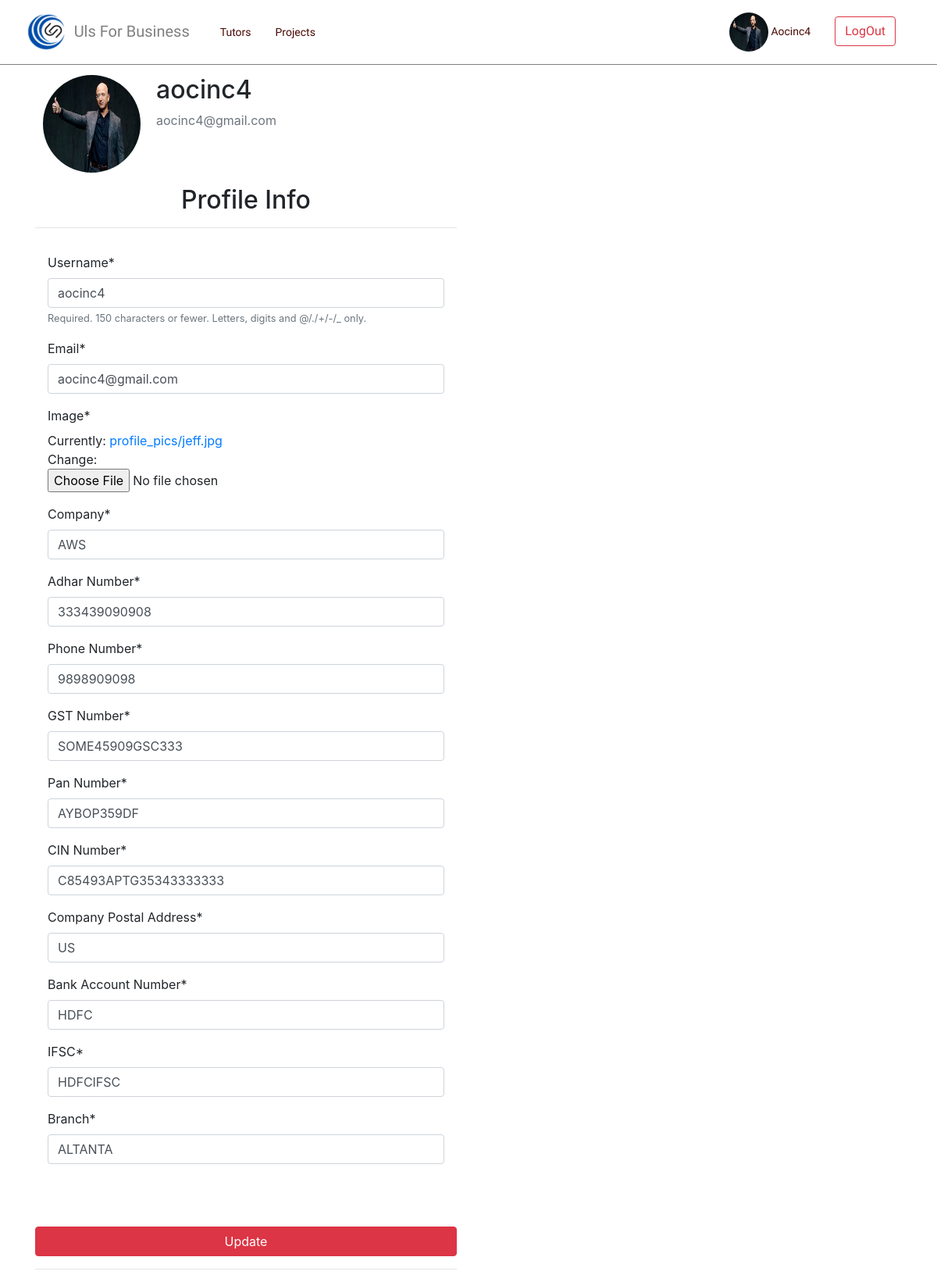
The page /profile (signed in) on the database its author committed.
### Users/models.py (models this page shows, shortened)
class Profile(models.Model):
    user = models.OneToOneField(User, on_delete=models.CASCADE)
    image = models.ImageField(upload_to='profile_pics', default='default.jpg')
    Company = models.CharField(max_length=89)
    Adhar_Number = models.CharField(max_length=12,validators=[RegexValidator(r'^\d{1,12}$')], default='Adhar Number')
    Phone_Number = models.CharField(max_length=12,validators = [RegexValidator(r'^\d{1,12}$')], default = 'Mobile Number')
    GST_Number   = models.CharField(max_length = 15)
    Pan_Number   = models.CharField(max_length=10, default ='PAN Number')
    CIN_Number   = models.CharField(max_length = 21)
    Company_Postal_Address = models.CharField(max_length=89, default="Complete Address")
    Bank_Account_Number = models.CharField(max_length=12,default="Bank Account Number")
    IFSC = models.CharField(max_length=11,default="IFSC CODE")
    Branch =models.CharField(max_length=29,default="Branch Name")

### Users/views.py (the view)
# urls.py: path('profile',views.profile, name = 'profile'),
@login_required
def profile(request):
    if request.method == 'POST':
        u_form = UserUpdateForm(request.POST, instance = request.user)
        p_form = ProfileUpdateForm(request.POST,
                                   request.FILES,
                                   instance = request.user.profile)
        if u_form.is_valid() and p_form.is_valid():
            u_form.save()
            p_form.save()
            messages.success(request,f'Your Account Has Been Updated')
            return redirect('profile')
    else:
        u_form = UserUpdateForm(instance = request.user)
        p_form = ProfileUpdateForm(instance = request.user.profile)
    context ={
        'u_form':u_form,
        'p_form':p_form
        }
    return render(request,'registration/profile.html',context)

### Users/forms.py
class UserUpdateForm(forms.ModelForm):
    email = forms.EmailField(required=True)
    class Meta(object):
        model = User
        fields = ['username','email']

class ProfileUpdateForm(forms.ModelForm):
    class Meta:
        model = Profile
        fields = ['image',
                  'Company',
                  'Adhar_Number',
                  'Phone_Number',
                  'GST_Number',
                  'Pan_Number',
                  'CIN_Number',
                  'Company_Postal_Address',
                  'Bank_Account_Number',
                  'IFSC',
                  'Branch',
                  ]

### Users/templates/registration/profile.html (shortened to what this page needs)
{% extends 'Uls_PartnerApp/base.html' %}
{% load crispy_forms_tags %}
{% load static %}
{% block content %}
<br><br><br><br>
<body class="projects-body">
<div id="profile-top" class="container">
  <div class="media row">
      <img class="rounded-circle account-img" src="{{ user.profile.image.url }}" alt="Image not uploaded">
      <div class="media-body">
        <h2 class="account-heading">{{ user.username }}</h2>
        <p class="text-secondary">{{ user.email }}</p>
      </div>
    </div>
  <div class="row">
      <div class="col-md-6">
    <form class=""method="POST" enctype="multipart/form-data">
      <h2 class="form-signup-heading text-center">Profile Info</h2>
      <hr>
        <div class="shadow p-3 mb-5 bg-white rounded">
          {{ u_form | crispy}}
          {{ p_form | crispy}}
        </div>
        <button type="submit" class="btn btn-danger btn-block" id="signupbtn">Update</button>
        <hr>
    </form>
    </div>
  </div>
</div>
{% endblock %}

### templates/Uls_PartnerApp/base.html (shortened to what this page needs)
<!DOCTYPE html>
{% load static %}
<html lang="en">
<head>
    <link rel="stylesheet" href="{% static "css/style.css"  %}">
    <link rel="stylesheet" href="{% static "js/uls.js" %}">
    <link rel="stylesheet" href="https://maxcdn.bootstrapcdn.com/bootstrap/4.0.0/css/bootstrap.min.css">
    <link rel="stylesheet"
    href="https://use.fontawesome.com/releases/v5.8.1/css/all.css"
>
</head>
<body class="base-body">
    <header>
    <nav class="mb-1 navbar navbar-expand-lg fixed-top" style="border-bottom: gray 1.5px solid;">
    <div class="container">
    <a id="brand" class="navbar-brand" href="{% url 'home'%}"><img src="{% static "images/uls-brand-01.png" %}" alt=""> <span id="brand-name"> Uls For Business </span></a>
    <div class="collapse navbar-collapse" id="navbarSupportedContent-555">
      {% if user.is_authenticated %}
      <ul class="navbar-nav mr-auto">
        <li class="nav-item active">
          <a class="nav-link" href="{% url 'Tutors_Info_Request' %}">Tutors
          </a>
        </li>
        <li class="nav-item">
          <a class="nav-link" href="{% url 'Project_upload' %}">Projects</a>
        </li>
      </ul>
      <ul class="navbar-nav ml-auto nav-flex-icons">
        <li class="nav-item">
          <a class="nav-link" href="{% url 'profile' %}"><img  class="rounded-circle account-img2" src="{{ user.profile.image.url }}" alt="avatar image" height="50" width="50" alt=""> {{ user.username | capfirst}} </a>
         </li>
        <li class="nav-item" style="margin-top: 5px;">
          <a class="nav-link" href="{% url 'logout' %}"><button class="btn btn-outline-danger">  LogOut</button></a>
        </li>
      {% else %}
      <ul class="navbar-nav ml-auto nav-flex-icons">
        <li class="nav-item">
            <a class="nav-link" href="{% url 'login' %}"><button class="btn btn-outline-danger">  Login</button></a>
        </li>
       </ul>
      {% endif %}
      </ul>
    </div>
  </nav>
    </header>
    <main>
    {% block content %}
    {% endblock %}
    </main>
</body>
</html>

### static/css/style.css (style rules this page uses)
.navbar { background-color:#ffffff; margin-bottom: 20px; }
.nav-link { color:#4a0904; margin-left: 15px; font-size: 14px; font-family: 'Graduate', cursive; }
#brand { margin-left: -15px; }
#brand-name { font-family: 'Russo One', sans-serif; color:gray }
html, body { font-family: "Roboto", sans-serif; color: #1a1616; scroll-behavior: smooth; }
.row { display: flex; }
header, #nav-bar { background-color: #2e5eaa !important; color: #fff; }
.account-img { height: 125px; width: 125px; margin-right: 20px; margin-bottom: 16px; margin-left:25px; }
:root { --input-padding-x: 1.5rem; --input-padding-y: .75rem }

### rows shown on the page
Profile: Company "AWS", Adhar_Number "333439090908", Phone_Number "9898909098", GST_Number "SOME45909GSC333", Pan_Number "AYBOP359DF", CIN_Number "C85493APTG35343333333", Company_Postal_Address "US", Bank_Account_Number "HDFC", IFSC "HDFCIFSC", Branch "ALTANTA"

### other values the page prints
{{ user.username | capfirst }} "Aocinc4"
{{ user.username }} "aocinc4"
{{ user.email }} "aocinc4@gmail.com"
